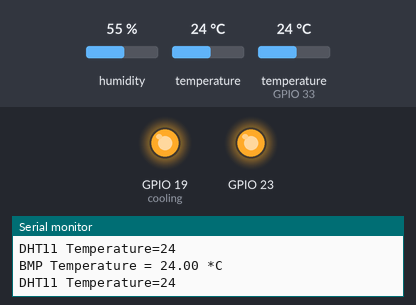
Bench run of a sketch on a simulated ESP32. On the bench: output pins drawn as LEDs (lit = HIGH), the last lines printed to the serial monitor. Inputs (shaded band) come from the test bench; at power-on: temperature 24 °C, humidity 55 %, temperature (sensor on GPIO 33) 24 °C.

Above: at 5.8 s.
5.9 s: temperature (sensor 0) set to 27 °C
11.9 s: temperature (sensor 0) set to 30 °C
At 15.7 s:
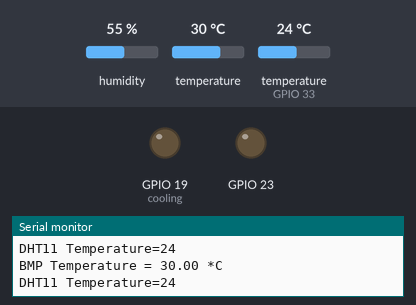
17.9 s: temperature (sensor 0) set to 12 °C
At 20.5 s:
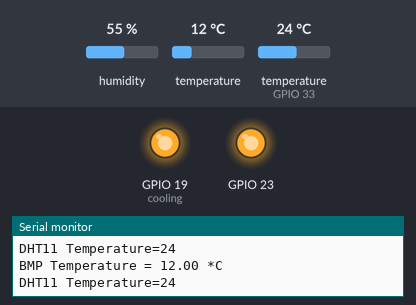
23.9 s: temperature (sensor 0) set to 33 °C
At 26.4 s:
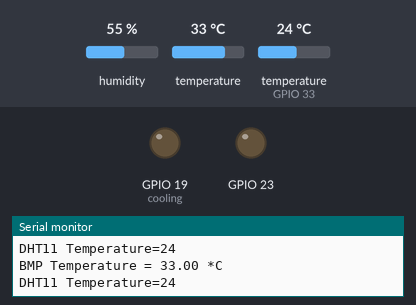
Timing chart, 0 to 27.9 s (numbered marks = the images above; inputs shaded):
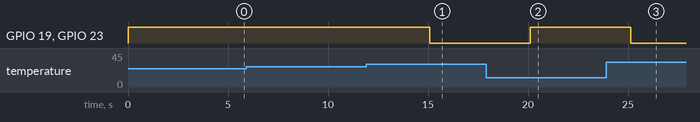

Measured:
- the behaviour switches between 28 and 29 °C on temperature (sensor 0) (found by bisection; images 0 and 1)
- after the input at 11.9 s, GPIO 19 (cooling), GPIO 23: HIGH → LOW after 3.2 s
- after the input at 17.9 s, GPIO 19 (cooling), GPIO 23: LOW → HIGH after 2.2 s
- after the input at 23.9 s, GPIO 19 (cooling), GPIO 23: HIGH → LOW after 1.2 s

The sketch:

code.ino
```cpp
#include <Wire.h>
#include <SPI.h>
#include <Adafruit_BMP280.h>
#include <SimpleDHT.h>

#define BMP_SCK  (13)
#define BMP_MISO (12)
#define BMP_MOSI (11)
#define BMP_CS   (10)
#define pinDHT11 33
#define cooling 19

#define ON 1
#define OFF 0

float BMP_temp = 10.0;
float BMP_airp = 20.0;
byte DHT_temp = 30;
byte DHT_humi = 40;

int Local_cooling = OFF;

SimpleDHT11 dht11(pinDHT11);
Adafruit_BMP280 bmp; // I2C
//Adafruit_BMP280 bmp(BMP_CS); // hardware SPI
//Adafruit_BMP280 bmp(BMP_CS, BMP_MOSI, BMP_MISO,  BMP_SCK);

void setup() {
    Serial.begin(9600);
    //setup for pressure
    while ( !Serial ) delay(100);   // wait for native usb
    Serial.println(F("BMP280 test"));
    unsigned status;
    //status = bmp.begin(BMP280_ADDRESS_ALT, BMP280_CHIPID);
    status = bmp.begin(0x76);
    if (!status) {
      Serial.println(F("Could not find a valid BMP280 sensor, check wiring or "
                        "try a different address!"));
      Serial.print("SensorID was: 0x"); Serial.println(bmp.sensorID(),16);
      Serial.print("        ID of 0xFF probably means a bad address, a BMP 180 or BMP 085\n");
      Serial.print("   ID of 0x56-0x58 represents a BMP 280,\n");
      Serial.print("        ID of 0x60 represents a BME 280.\n");
      Serial.print("        ID of 0x61 represents a BME 680.\n");
      //while (1) delay(10);
    }

    /* Default settings from datasheet. */
    bmp.setSampling(Adafruit_BMP280::MODE_NORMAL,     /* Operating Mode. */
                    Adafruit_BMP280::SAMPLING_X2,     /* Temp. oversampling */
                    Adafruit_BMP280::SAMPLING_X16,    /* Pressure oversampling */
                    Adafruit_BMP280::FILTER_X16,      /* Filtering. */
                    Adafruit_BMP280::STANDBY_MS_500); /* Standby time. */

    // setup for dht
    pinMode(cooling, OUTPUT);
    pinMode(23, OUTPUT);
}

void loop() {
    Serial.print(F("BMP Temperature = "));
    BMP_temp = bmp.readTemperature();
    Serial.print(BMP_temp);
    Serial.println(" *C");

    //dht
    int err = SimpleDHTErrSuccess;
    if ((err = dht11.read(&DHT_temp, NULL, NULL)) != SimpleDHTErrSuccess) {
      Serial.print("Read DHT11 failed, err=");
      Serial.println(err);
      delay(1000);
    }
    Serial.print("DHT11 Temperature="); Serial.println((int)DHT_temp);

    if(BMP_temp >= 28.9)
      Local_cooling = ON;
    else
      Local_cooling = OFF;

    if(Local_cooling){
      digitalWrite(cooling, LOW);
      digitalWrite(23, LOW);}
    else{
      digitalWrite(cooling, HIGH);
      digitalWrite(23, HIGH);}

    Serial.println("\n");
    delay(5000);
}
```
